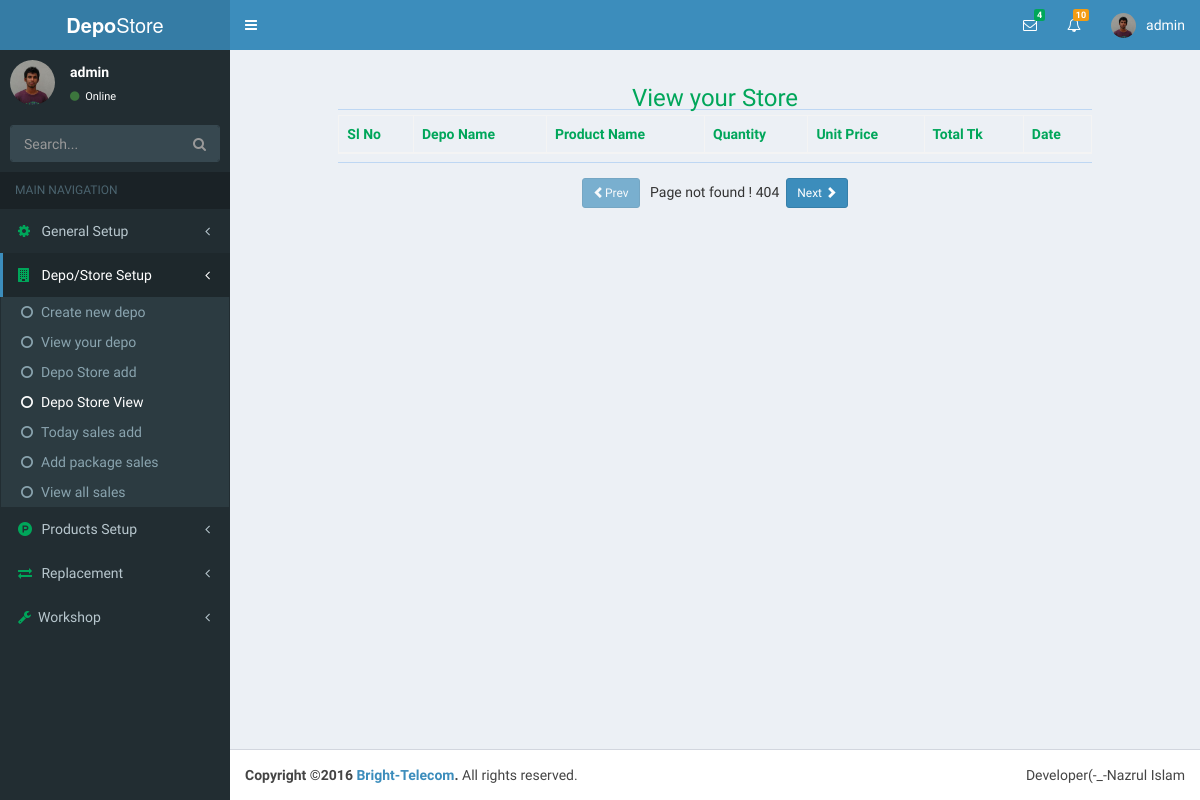
The page /index.php?page=depoStoreView&folder=depoinfo (signed in) on the database as committed earlier.
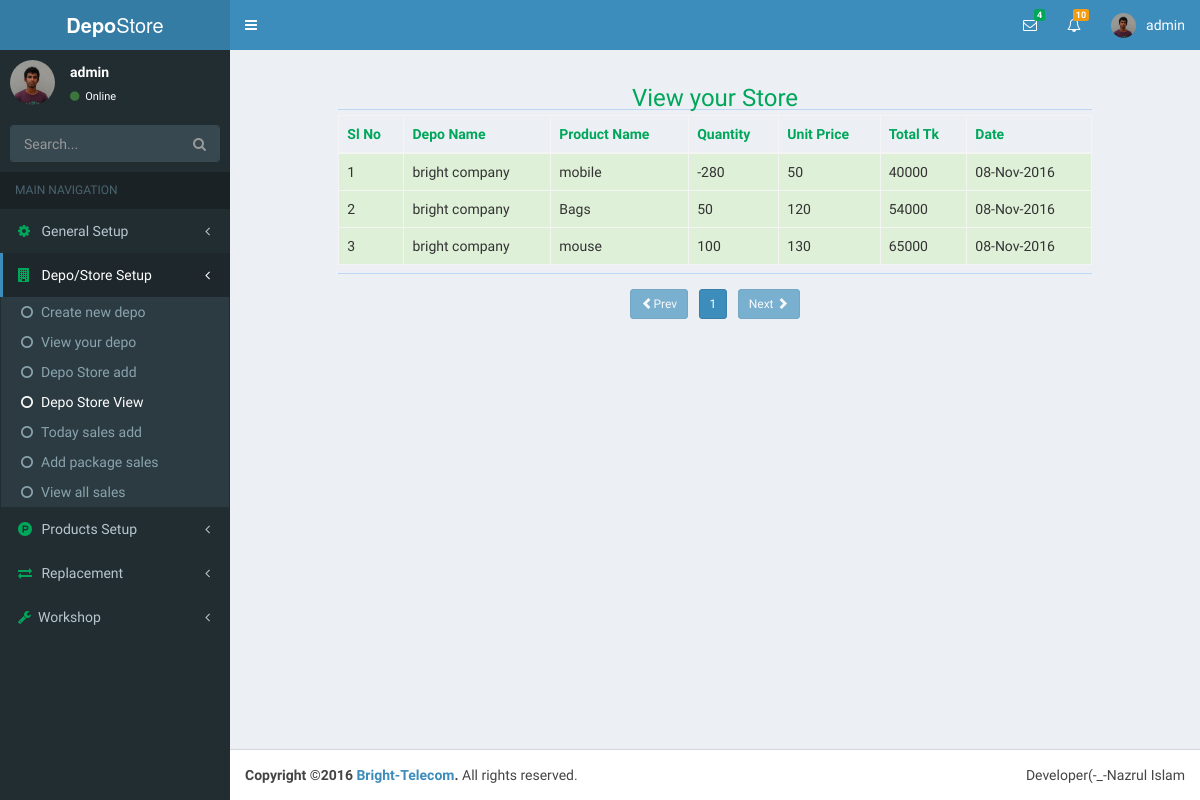
The same page on the database as committed later.
### tables this page shows
CREATE TABLE `user` (
  `id` int(11) NOT NULL,
  `userName` varchar(20) NOT NULL,
  `password` varchar(42) NOT NULL,
  `userType` varchar(20) NOT NULL,
  `last_login` timestamp NOT NULL DEFAULT CURRENT_TIMESTAMP,
  `status` varchar(8) NOT NULL
);

CREATE TABLE `depo_store` (
  `id` int(11) NOT NULL,
  `depo_id` int(11) NOT NULL,
  `pro_id` int(11) NOT NULL,
  `pro_quantity` int(6) NOT NULL,
  `pro_price` int(6) NOT NULL,
  `total_price` int(11) NOT NULL,
  `store_date` date NOT NULL
);

CREATE TABLE `depo` (
  `id` int(11) NOT NULL,
  `user_id` int(11) NOT NULL,
  `depo_name` varchar(80) NOT NULL,
  `first_name` varchar(15) NOT NULL,
  `last_name` varchar(15) NOT NULL,
  `birthDate` date NOT NULL,
  `nid` int(19) NOT NULL,
  `phone` int(11) NOT NULL,
  `email` varchar(35) NOT NULL,
  `website` varchar(35) NOT NULL,
  `upazilla` varchar(20) NOT NULL,
  `district` varchar(20) NOT NULL,
  `division` varchar(20) NOT NULL,
  `street` varchar(40) NOT NULL,
  `uploader` varchar(20) NOT NULL,
  `create_date` timestamp NOT NULL DEFAULT CURRENT_TIMESTAMP,
  `profile_update` timestamp NOT NULL DEFAULT CURRENT_TIMESTAMP ON UPDATE CURRENT_TIMESTAMP,
  `picture` varchar(47) NOT NULL
);

CREATE TABLE `products` (
  `id` int(11) NOT NULL,
  `user_id` int(11) NOT NULL,
  `cat_id` int(11) NOT NULL,
  `pro_name` varchar(30) NOT NULL,
  `pro_price` int(6) NOT NULL,
  `quantity` int(6) NOT NULL,
  `total_price` int(11) NOT NULL,
  `uploader` varchar(30) NOT NULL,
  `entry_date` date NOT NULL
);

### necessaryClass/user.php (called while the page is built, shortened)
<?php
class loginUser{
	public function userType(){
		if($_SESSION['userType']=='admin' OR $_SESSION['userType']=='superadmin'){
			return $_SESSION['userType'];
		}
		return false;
	}
	public function userLoginId(){
		if($_SESSION['userId']){
			return $_SESSION['userId'];
		}
		return false;
	}
}
$obj = new loginUser;
?>

### depoinfo/depoStoreView.php (the view, shortened to what this page needs)
<?php
	require('database.php');
	include_once('necessaryClass/user.php');
	$userLoginId=(int)$obj->userLoginId();
	$recodsSel=$db->prepare("SELECT * FROM depo_store LEFT JOIN depo ON depo_store.depo_id=depo.id LEFT JOIN user ON depo.user_id=user.id WHERE depo.user_id=?");
	$recodsSel->bindParam(1,$userLoginId);
	$recodsSel->execute();
	$totalRow=$recodsSel->rowCount();
	$showRecodsPerPage=10;
	$totalPage=ceil($totalRow/$showRecodsPerPage);
	$pageNumber=(isset($_GET['pgNumber'])?$_GET['pgNumber']:$_GET['pgNumber']=1);
	$start=($pageNumber-1)*$showRecodsPerPage;
	$depoStoreSel=$db->prepare("SELECT *,depo.depo_name AS depoName,products.pro_name AS proName FROM depo_store LEFT JOIN depo ON depo_store.depo_id=depo.id LEFT JOIN user ON depo.user_id=user.id LEFT JOIN products ON depo_store.pro_id=products.id  WHERE depo.user_id=? LIMIT $start,$showRecodsPerPage");
	$depoStoreSel->bindParam(1,$userLoginId);
	$depoStoreSel->execute();
	$sl='';
	$data='';
	while($storeRow=$depoStoreSel->fetch(PDO::FETCH_ASSOC)){
		$sl++;
		$date=date('d-M-Y',strtotime($storeRow['store_date']));
		$data.="
			<tr class='success'>
				<td>$sl</td>
				<td>{$storeRow['depoName']}</td>
				<td>{$storeRow['proName']}</td>
				<td>{$storeRow['pro_quantity']}</td>
				<td>{$storeRow['pro_price']}</td>
				<td>{$storeRow['total_price']}</td>
				<td>{$date}</td>
			</tr>
		";
	}
?>
<div class="container-fluid">
	<div class="row">
		<div class="col-sm-10 col-sm-offset-1">
			<h3 class="text-green text-center">View your Store</h3>
			<hr>
		</div>
	</div>
	<div class="row">
		<div class="col-sm-10 col-sm-offset-1">
			<table class="table table-hover table-bordered table-striped table-consendend">
				<thead class="text-green">
					<th>Sl No</th>
					<th>Depo Name</th>
					<th>Product Name</th>
					<th>Quantity</th>
					<th>Unit Price</th>
					<th>Total Tk</th>
					<th>Date</th>
				</thead>
				<tbody>
					<?php echo $data;?>
				</tbody>
			</table><hr>
		</div>
	</div>
	<div class="row">
		<div class="col-sm-8 col-sm-offset-2 text-center" style="margin-top:10px">
			<?php
				$pagePre=$pageNumber-1;
				$pageNext=$pageNumber+1;
				if($pagePre==0){
					echo"<a href='index.php?page=depoStoreView&folder=depoinfo&pgNumber={$pagePre}' class='btn btn-primary btn-sm disabled'><span class='glyphicon glyphicon-chevron-left'></span>Prev</a> &nbsp;&nbsp;";
				}else{
					echo"<a href='index.php?page=depoStoreView&folder=depoinfo&pgNumber={$pagePre}' class='btn btn-primary btn-sm'><span class='glyphicon glyphicon-chevron-left'></span>Prev</a> &nbsp;&nbsp;";
				}
				if($pageNumber <= $totalPage){
					for($i=1;$i<=$totalPage;$i++){
						if($i == $pageNumber){
								echo "<a href='index.php?page=depoStoreView&folder=depoinfo&pgNumber={$i}' class='btn btn-primary btn-sm'>$i</a>".'&nbsp;';
						}else{
							echo "<a href='index.php?page=depoStoreView&folder=depoinfo&pgNumber={$i}' class='btn btn-default btn-sm'>$i</a>".'&nbsp;';
						}
					}
				}else{
					echo"Page not found ! 404";
				}
				if($pageNumber==$totalPage){
					echo"&nbsp;&nbsp;<a class='btn btn-primary btn-sm disabled'
						href='index.php?page=depoStoreView&folder=depoinfo={$pageNext}'>Next
							<span class='glyphicon glyphicon-chevron-right'></span>
						</a>";
				}else{
					echo"&nbsp;&nbsp;<a href='index.php?page=depoStoreView&folder=depoinfo&pgNumber={$pageNext}'
					 class='btn btn-primary btn-sm'>Next
					 	<span class='glyphicon glyphicon-chevron-right'></span>
					 </a>";
				}
			?>
		</div>
	</div>
</div>

### include/header.php (shortened to what this page needs)
<?php
require('database.php');
require('necessaryClass/user.php');
$userId=$_SESSION['userId'];
$userNameSelect=$db->prepare("SELECT * FROM `user` WHERE id=?");
$userNameSelect->bindParam(1,$userId);
$userNameSelect->execute();
$userNameRow=$userNameSelect->fetch(PDO::FETCH_ASSOC);
?>
<!DOCTYPE html>
<html>
	<head>
	  <link rel="stylesheet" href="bootstrap/css/bootstrap.min.css">
	  <link rel="stylesheet" href="https://cdnjs.cloudflare.com/ajax/libs/font-awesome/4.5.0/css/font-awesome.min.css">
	  <link rel="stylesheet" href="../datepicker/css/datepicker.css">
	  <link rel="stylesheet" href="dist/css/AdminLTE.min.css">
	       <link href="http://ajax.googleapis.com/ajax/libs/jqueryui/1.8/themes/base/jquery-ui.css" rel="stylesheet" type="text/css"/>
	  <link rel="stylesheet" href="dist/css/skins/_all-skins.min.css">
	  <link rel="stylesheet" href="datepicker/css/datepicker.css">
	  <link rel="stylesheet" href="plugins/bootstrap-wysihtml5/bootstrap3-wysihtml5.min.css">
	</head>
	<body class="hold-transition skin-blue sidebar-mini">
		<div class="wrapper">
		  <header class="main-header">
		    <a href="index.php" class="logo">
		      <span class="logo-lg"><b>Depo</b>Store</span>
		    </a>
		    <nav class="navbar navbar-static-top">
		      <a href="#" class="sidebar-toggle" data-toggle="offcanvas" role="button">
		      </a>
		      <div class="navbar-custom-menu">
		        <ul class="nav navbar-nav">
		          <li class="dropdown messages-menu">
		            <a href="#" class="dropdown-toggle" data-toggle="dropdown">
		              <i class="fa fa-envelope-o"></i>
		              <span class="label label-success">4</span>
		            </a>
		          </li>
		          <li class="dropdown notifications-menu">
		            <a href="#" class="dropdown-toggle" data-toggle="dropdown">
		              <i class="fa fa-bell-o"></i>
		              <span class="label label-warning">10</span>
		            </a>
		          </li>
		          <li class="dropdown user user-menu">
		            <a href="#" class="dropdown-toggle" data-toggle="dropdown">
		              <img src="dist/img/user2-160x160.jpg" class="user-image" alt="User Image">
		              <span class="hidden-xs"><?php echo $userNameRow['userName'];?></span>
		            </a>
		          </li>
		        </ul>
		      </div>
		    </nav>
		  </header>

### include/sideBar.php (shortened to what this page needs)
<aside class="main-sidebar">
    <section class="sidebar">
      <div class="user-panel">
        <div class="pull-left image">
          <img src="dist/img/user2-160x160.jpg" class="img-circle" alt="User Image">
        </div>
        <div class="pull-left info">
          <p><?php echo $userNameRow['userName'];?></p>
          <a href="#"><i class="fa fa-circle text-success"></i> Online</a>
        </div>
      </div>
      <form action="#" method="get" class="sidebar-form">
        <div class="input-group">
          <input type="text" name="q" class="form-control" placeholder="Search...">
              <span class="input-group-btn">
                <button type="submit" name="search" id="search-btn" class="btn btn-flat"><i class="fa fa-search"></i>
                </button>
              </span>
        </div>
      </form>
      <ul class="sidebar-menu">
        <li class="header">MAIN NAVIGATION</li>
        <?php
        	if($obj->userType()){
        ?>
	        <li class="<?php echo(isset($_GET['folder']) && $_GET['folder']=='setup')?'active':null;?> treeview">
	          <a href="#">
	            <i class="fa fa-cog text-green"></i> <span>General Setup</span>
	            <span class="pull-right-container">
	              <i class="fa fa-angle-left pull-right"></i>
	            </span>
	          </a>
	        </li>
        <?php } ?>
        <li class="<?php echo(isset($_GET['folder']) && $_GET['folder']=='depoinfo')?'active':null;?> treeview">
          <a href="#">
            <i class="fa fa-building text-green"></i> <span>Depo/Store Setup</span>
            <span class="pull-right-container">
              <i class="fa fa-angle-left pull-right"></i>
            </span>
          </a>
          <ul class="treeview-menu">
            <li class="<?php echo (isset($_GET['page']) && $_GET['page']=='depoInfoSetup')? 'active':null;?>"><a href="index.php?page=depoInfoSetup&folder=depoinfo"><i class="fa fa-circle-o"></i>Create new depo</a></li>
            <li class="<?php echo (isset($_GET['page']) && $_GET['page']=='depoView')? 'active':null;?>"><a href="index.php?page=depoView&folder=depoinfo"><i class="fa fa-circle-o"></i>View your depo</a></li>
            <li class="<?php echo (isset($_GET['page']) && $_GET['page']=='depoStoreSetup')? 'active':null;?>"><a href="index.php?page=depoStoreSetup&folder=depoinfo"><i class="fa fa-circle-o"></i>Depo Store add</a></li>
            <li class="<?php echo (isset($_GET['page']) && $_GET['page']=='depoStoreView')? 'active':null;?>"><a href="index.php?page=depoStoreView&folder=depoinfo"><i class="fa fa-circle-o"></i>Depo Store View</a></li>
            <li class="<?php echo (isset($_GET['page']) && $_GET['page']=='depoTodaySales')? 'active':null;?>"><a href="index.php?page=depoTodaySales&folder=depoinfo"><i class="fa fa-circle-o"></i>Today sales add</a></li>
            <li class="<?php echo (isset($_GET['page']) && $_GET['page']=='packageSetup')? 'active':null;?>"><a href="index.php?page=packageSetup&folder=depoinfo"><i class="fa fa-circle-o"></i>Add package sales</a></li>
            <li class="<?php echo (isset($_GET['page']) && $_GET['page']=='viewDepoTotalSales')? 'active':null;?>"><a href="index.php?page=viewDepoTotalSales&folder=depoinfo"><i class="fa fa-circle-o"></i>View all sales</a></li>
          </ul>
        </li>
        <?php
        	if($obj->userType()){
        ?>
	        <li class="<?php echo(isset($_GET['folder']) && $_GET['folder']=='products')?'active':null;?> treeview">
	          <a href="#">
	            <i class="fa fa-product-hunt text-green"></i> <span>Products Setup</span>
	            <span class="pull-right-container">
	              <i class="fa fa-angle-left pull-right"></i>
	            </span>
	          </a>
	        </li>
        <?php } ?>
        <li class="<?php echo(isset($_GET['folder']) && $_GET['folder']=='replace')?'active':null;?> treeview">
        	<a href="#">
            <i class="fa fa-exchange text-green"></i> <span>Replacement</span>
            <span class="pull-right-container">
              <i class="fa fa-angle-left pull-right"></i>
            </span>
          </a>
        </li>
         <?php
         	if($obj->userType()){
         ?>
	        <li class="<?php echo(isset($_GET['folder']) && $_GET['folder']=='workshop')?'active':null;?> treeview">
	          <a href="#">
	            <i class="fa fa-wrench text-green"></i><span>Workshop</span>
	            <span class="pull-right-container">
	              <i class="fa fa-angle-left pull-right"></i>
	            </span>
	          </a>
	        </li>
        <?php } ?>
      </ul>
    </section>
  </aside>

### index.php (shortened to what this page needs)
<?php include('include/header.php'); ?>
<?php include('include/sideBar.php');?>
		  <div class="content-wrapper">
		    <section class="content">
		    	<?php
		    		if(isset($_GET['page'])){
		    			$page=$_GET['page'];
		    			if(isset($_GET['folder'])){
		    				$folder=$_GET['folder'];
		    				include($folder.'/'.$page.'.php');
		    			}else{
		    				include($page.'.php');
		    			}
		    		}
		    	?>
		    </section>
		  </div>
<?php include('include/footer.php');?>

### include/footer.php (shortened to what this page needs)
		  <footer class="main-footer">
		    <div class="pull-right hidden-xs">
		      <p>Developer(-_-Nazrul Islam</p>
		    </div>
		    <strong>Copyright &copy;<?php echo date('Y');?> <a href="nazrul.com.bd">Bright-Telecom</a>.</strong> All rights
		    reserved.
		  </footer>
		</div>
	</body>
</html>

Rows that differ between the two databases and show on the page:
added depo_store: depo.depo_name "bright company", pro.pro_name "mobile", pro_quantity "-280", pro.pro_price "50", pro.total_price "40000", store_date "08-Nov-2016"
added depo_store: depo.depo_name "bright company", pro.pro_name "Bags", pro_quantity "50", pro.pro_price "120", pro.total_price "54000", store_date "08-Nov-2016"
added depo_store: depo.depo_name "bright company", pro.pro_name "mouse", pro_quantity "100", pro.pro_price "130", pro.total_price "65000", store_date "08-Nov-2016"
Other text that changed with them:
new list line: "1"
text no longer shown: "Page not found ! 404"
